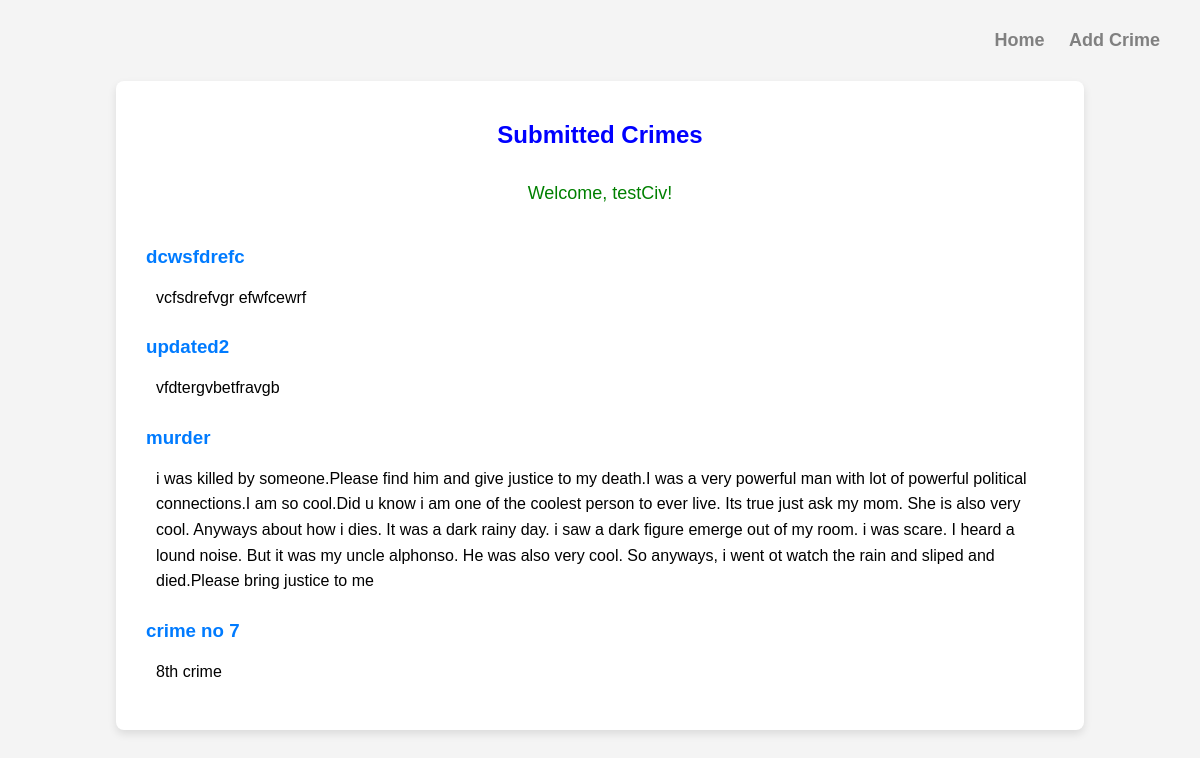
/civilian/submittedCrimes (signed in), run on the app's committed database.
### civilian/models.py (models this page shows)
class CustomUser(AbstractUser):
    userTypeChoice=[
        ("Civilian","Civilian"),
        ("Admin","Admin"),
        ("Police","Police")
        ]
    user_type=models.CharField(max_length=15,choices=userTypeChoice)

### police/models.py (models this page shows, shortened)
class Crime(models.Model):
    statusChoice = [
        ("Completed", "Completed"),
        ("Investigating", "Investigating"),
        ("Request Pending", "Request Pending"),
    ]
    crime_type = models.CharField(max_length=50)
    description = models.TextField()
    location = models.CharField(max_length=50)
    station = models.ForeignKey(Station, on_delete=models.CASCADE)
    status = models.CharField(max_length=50, choices=statusChoice)
    submitted_by = models.ForeignKey(CivilianModel, on_delete=models.CASCADE)

### civilian/views.py (the view)
# urls.py: path("submittedCrimes", views.crime_submitted, name="submittedCrimes"),
@login_required
@user_passes_test(is_civilian, login_url="civilianLogin")
def crime_submitted(request):
    user = request.user
    civilian = CivilianModel.objects.get(user=user)
    user_submited_crimes = Crime.objects.filter(submitted_by=civilian)
    return render(
        request,
        "civilian_template/submittedCrime.html",
        {"crimes": user_submited_crimes},
    )

### civilian/views.py (called while the page is built)
def is_civilian(user):
    return user.user_type == "Civilian"

### templates/civilian_template/submittedCrime.html (shortened to what this page needs)
{% load static %}
<!DOCTYPE html>
<html lang="en">
<head>
    <link rel="stylesheet" href="{% static 'css/civilian/submittedCrime.css' %}">
</head>
<body>
    <nav>
      <a href="{% url 'civilianHome' %}">Home</a>
      <a href="{% url 'addCrime' %}">Add Crime</a>
    </nav>
    <div class="container">
      <h2>Submitted Crimes</h2>
      <p class="welcome">Welcome, {{request.user.username}}!</p>
      {% if crimes %}
        {% for crime in crimes %}
      <h3 class="crime"><a href="{% url 'submittedDetails' crime.id %}">{{crime.crime_type}}</a></h3>
        <p>{{crime.description}}
        <br>
        </p>
        {% endfor %}
      {% else %}
      <h3 class="no-crimes">No Crimes Submitted Till Now</h3>
      {% endif %}
    </div>
</body>
</html>

### static/css/civilian/submittedCrime.css (style rules this page uses)
body { font-family: Arial, sans-serif; background-color: #f4f4f4; margin: 0; padding: 20px; }
nav { padding: 10px; text-align: end; margin-bottom: 20px; }
nav a { color: gray; text-decoration: none; font-weight: bold; font-size: 18px; margin: 0 10px; }
.container { max-width: 80%; margin: 0 auto; background-color: white; padding: 20px; border-radius: 8px; box-shadow: 0 4px 8px rgba(0, 0, 0, 0.1); }
h2 { color: blue; text-align: center; margin-bottom: 20px; }
h3 { color: #007BFF; margin: 15px 0 5px 0; }
h3 a { color: #007BFF; text-decoration: none; }
p { color: black; line-height: 1.6; padding: 1px 10px 10px 20px; }
.crime { padding-left: 10px; }
.welcome { font-size: 18px; color: green; padding: 10px 0 20px 0; text-align: center; }

### data on the page
CustomUser: user.username "testCiv"
Crime: crime_type "dcwsfdrefc", description "vcfsdrefvgr efwfcewrf"
Crime: crime_type "updated2", description "vfdtergvbetfravgb"
Crime: crime_type "murder", description "i was killed by someone.Please find him and give justice to my death.I was a very powerful man with lot of powerful political connections.I am so cool.Did u know i am one of the coolest person to ever live. Its true just ask my mom. She is also very cool. Anyways about how i dies. It was a dark rainy day. i saw a dark figure emerge out of my room. i was scare. I heard a lound noise. But it was my uncle alphonso. He was also very cool. So anyways, i went ot watch the rain and sliped and died.Please bring justice to me"
Crime: crime_type "crime no 7", description "8th crime"
